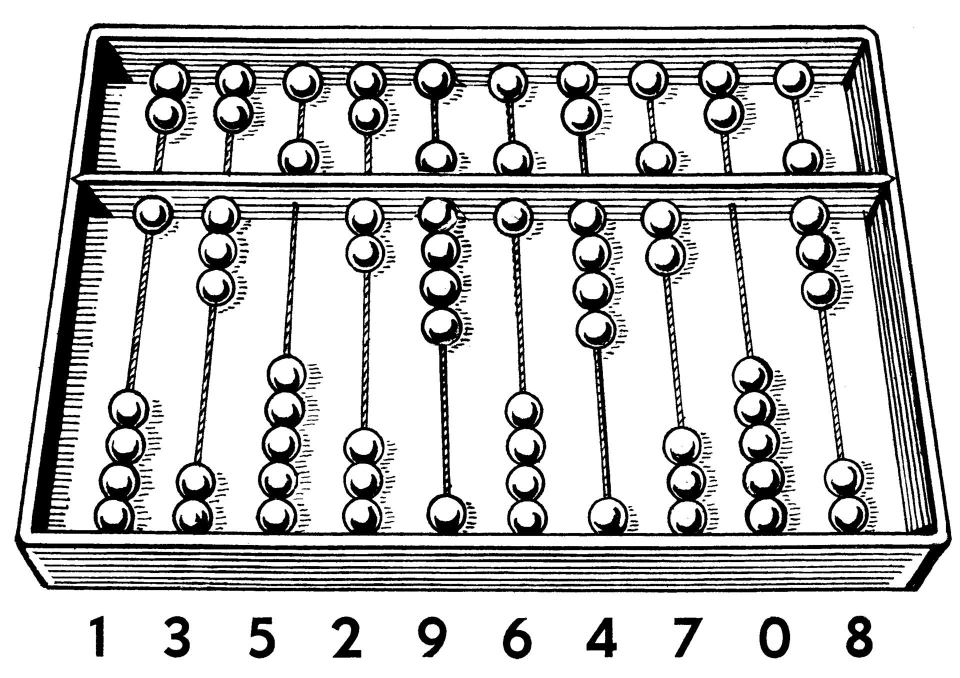
#> input picture src/abacus.jpg, 1920 x 1356 px (shown at 1/2 size)
$ python -i prep.py   (imports and definitions only)
#> lines starting #> are read from the running program, lines starting #| are printed output that depends on the picture
#> in prep, im is the input picture: PIL image 1920x1356 RGB; min 0, max 255, mean 200.2
#!/usr/bin/env python3
"""Prepare source photographs into 3200x1800 treated plates."""
import json, os, sys
from PIL import Image, ImageOps, ImageFilter, ImageEnhance
import numpy as np

ROOT = os.path.dirname(os.path.abspath(__file__))
PW, PH = 3200, 1800

def crop_cover(im, w, h, focus=(0.5, 0.5)):
#> called with w = 3200, h = 1800, focus = (0.5, 0.5)
    im = ImageOps.exif_transpose(im).convert("RGB")
    sw, sh = im.size
#> sw = 1920; sh = 1356
    s = max(w / sw, h / sh)
#> s = 1.67
    nw, nh = int(sw * s + 0.5), int(sh * s + 0.5)
#> nw = 3200; nh = 2260
    im = im.resize((nw, nh), Image.LANCZOS)
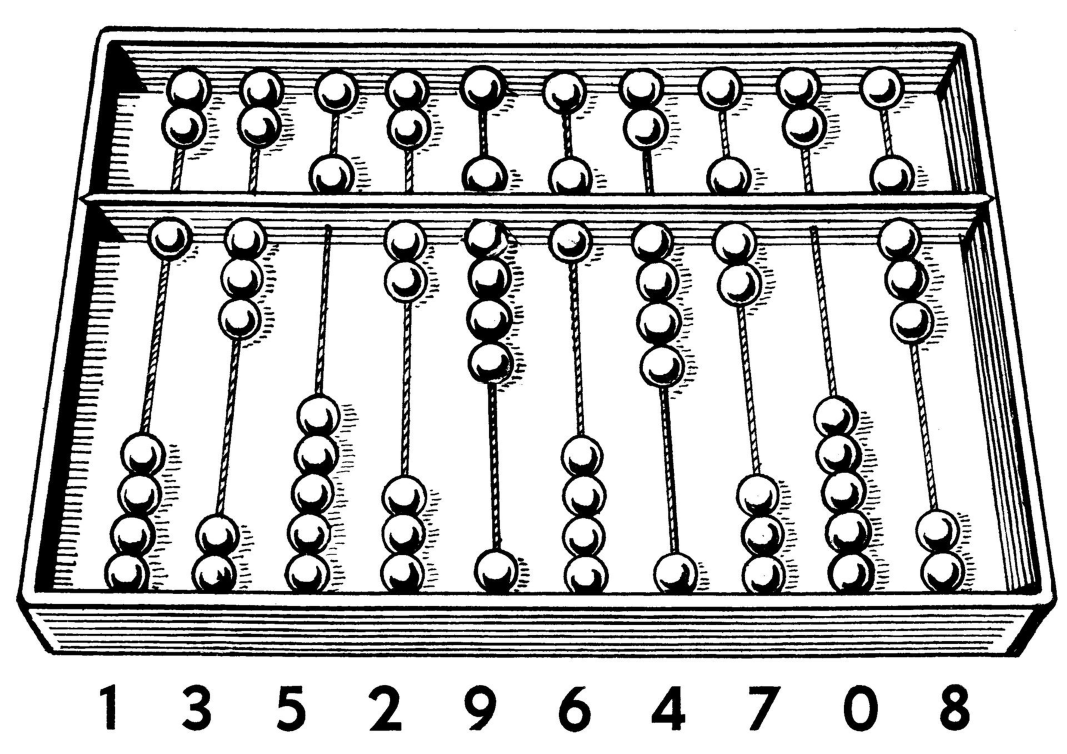
#> im: PIL image 3200x2260 RGB (shown at 1/3 size); min 0, max 255, mean 200.2
    cx, cy = focus
    x = int((nw - w) * cx)
#> x = 0
    y = int((nh - h) * cy)
#> y = 230
    return im.crop((x, y, x + w, y + h))
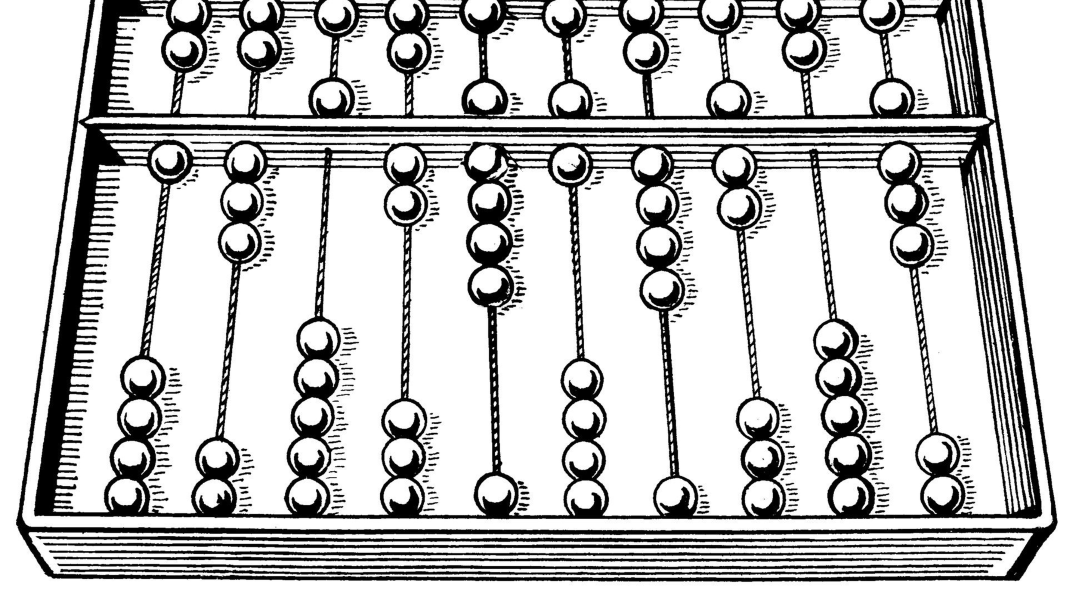
#> returned value: PIL image 3200x1800 RGB (shown at 1/3 size); min 0, max 255, mean 196

def duotone(im, shadow=(18, 15, 12), mid=(120, 104, 82), high=(243, 236, 220)):
    g = np.asarray(im.convert("L"), dtype=np.float32) / 255.0
    # filmic S-curve
    g = np.clip(g, 0, 1)
    g = g * g * (3 - 2 * g) * 0.35 + g * 0.65
    out = np.empty(g.shape + (3,), dtype=np.float32)
    lo = np.array(shadow, np.float32); mi = np.array(mid, np.float32); hi = np.array(high, np.float32)
    m = g < 0.5
    t = np.where(m, g / 0.5, (g - 0.5) / 0.5)[..., None]
    out = np.where(m[..., None], lo + (mi - lo) * t, mi + (hi - mi) * t)
    return Image.fromarray(np.clip(out, 0, 255).astype(np.uint8))

def mono(im):
    g = np.asarray(im.convert("L"), dtype=np.float32) / 255.0
    g = g * g * (3 - 2 * g) * 0.28 + g * 0.72
    out = np.stack([g * 246 + 6, g * 242 + 5, g * 232 + 4], -1)
    return Image.fromarray(np.clip(out, 0, 255).astype(np.uint8))

def grade(im, sat=0.94, warm=1.0, contrast=1.04):
#> called with sat = 0.94, warm = 1, contrast = 1.04
    a = np.asarray(im, dtype=np.float32)
    lum = a @ np.array([0.2126, 0.7152, 0.0722], np.float32)
    a = lum[..., None] + (a - lum[..., None]) * sat
    a = (a - 128) * contrast + 128
    a[..., 0] *= warm
    a[..., 2] *= (2.0 - warm)
    return Image.fromarray(np.clip(a, 0, 255).astype(np.uint8))

def prep(src, dst, treat="color", focus=(0.5, 0.5)):
    im = Image.open(src)
    im = crop_cover(im, PW, PH, focus)
    if treat == "duo":
        im = duotone(im)
    elif treat == "mono":
        im = mono(im)
    else:
        im = grade(im)
    im = im.filter(ImageFilter.UnsharpMask(radius=2.2, percent=52, threshold=2))
#> im: PIL image 3200x1800 RGB
    im.save(dst, quality=88, subsampling=1, optimize=True)

def main():
    p = sys.argv[1]
    man = json.load(open(p if os.path.isabs(p) else os.path.join(ROOT, p)))
    os.makedirs(os.path.join(ROOT, "assets/plates"), exist_ok=True)
    for item in man:
        dst = os.path.join(ROOT, "assets/plates", item["id"] + ".jpg")
        if os.path.exists(dst) and not item.get("force"):
            continue
        try:
            prep(os.path.join(ROOT, item["src"]), dst, item.get("treat", "color"),
                 item.get("focus", (0.5, 0.5)))
            print("ok", item["id"], os.path.getsize(dst) // 1024, "KB", flush=True)
        except Exception as e:
            print("FAIL", item["id"], e, flush=True)

# [2 lines not run here, left out]

>>> result = prep('src/abacus.jpg', 'out.png')
